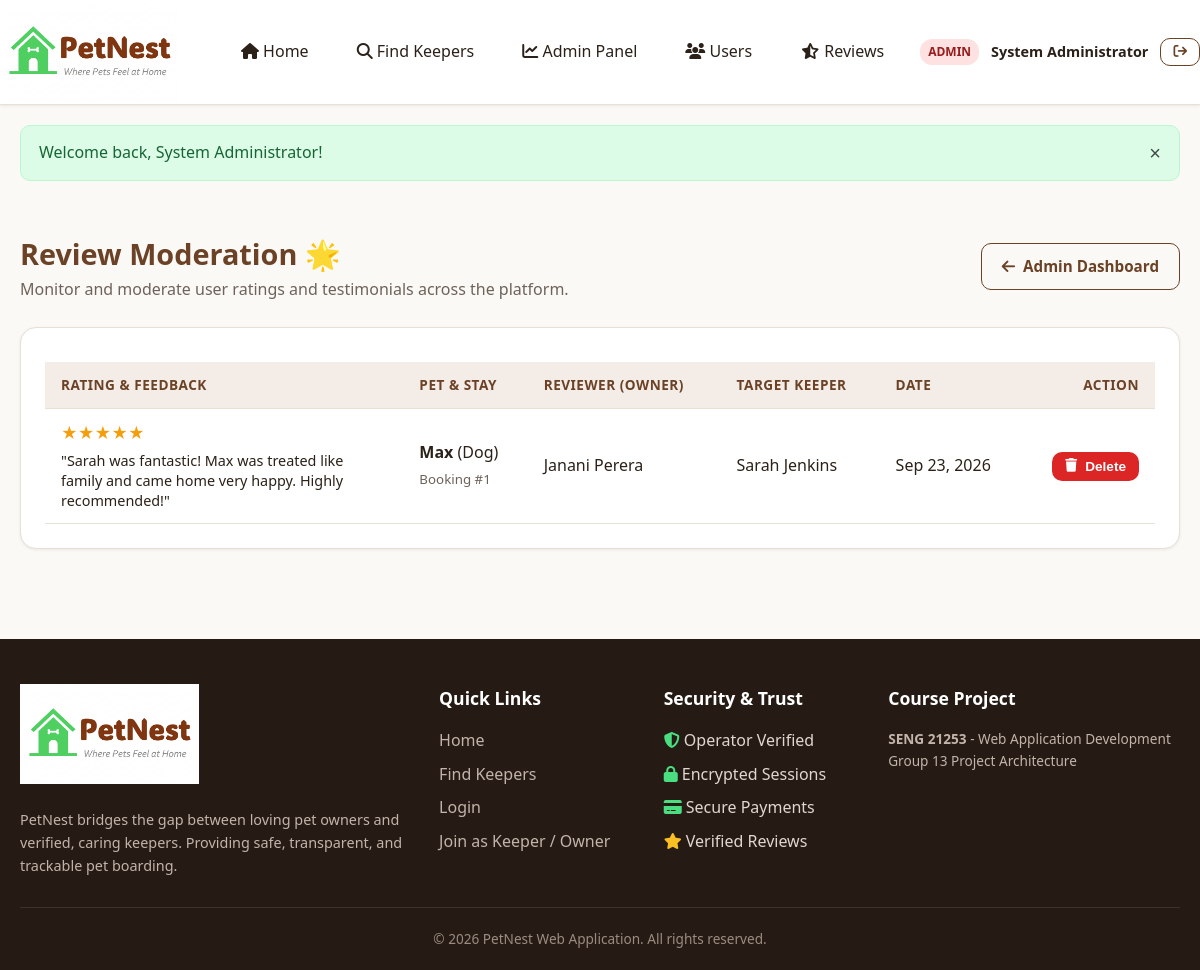
Screenshot of /admin/reviews.php (signed in) with the database file from the repository.
### tables this page shows
CREATE TABLE `ratings` (
  `rating_id` INT AUTO_INCREMENT PRIMARY KEY,
  `booking_id` INT NOT NULL,
  `owner_id` INT NOT NULL,
  `keeper_id` INT NOT NULL,
  `stars` TINYINT(1) NOT NULL CHECK (`stars` BETWEEN 1 AND 5),
  `feedback_text` TEXT DEFAULT NULL,
  `rated_at` TIMESTAMP DEFAULT CURRENT_TIMESTAMP,
  CONSTRAINT `fk_rating_booking` FOREIGN KEY (`booking_id`) REFERENCES `bookings` (`booking_id`) ON DELETE CASCADE,
  CONSTRAINT `fk_rating_owner` FOREIGN KEY (`owner_id`) REFERENCES `users` (`user_id`) ON DELETE CASCADE,
  CONSTRAINT `fk_rating_keeper` FOREIGN KEY (`keeper_id`) REFERENCES `users` (`user_id`) ON DELETE CASCADE
);

CREATE TABLE `pets` (
  `pet_id` INT AUTO_INCREMENT PRIMARY KEY,
  `owner_id` INT NOT NULL,
  `pet_name` VARCHAR(100) NOT NULL,
  `breed` VARCHAR(100) NOT NULL,
  `species` VARCHAR(50) NOT NULL DEFAULT 'Dog',
  `age` INT NOT NULL DEFAULT 1,
  `weight` DECIMAL(5,2) DEFAULT NULL,
  `pet_photo` VARCHAR(255) DEFAULT 'default_pet.png',
  `medical_notes` TEXT DEFAULT NULL,
  `created_at` TIMESTAMP DEFAULT CURRENT_TIMESTAMP,
  CONSTRAINT `fk_pet_owner` FOREIGN KEY (`owner_id`) REFERENCES `users` (`user_id`) ON DELETE CASCADE
);

CREATE TABLE `users` (
  `user_id` INT AUTO_INCREMENT PRIMARY KEY,
  `full_name` VARCHAR(100) NOT NULL,
  `email` VARCHAR(150) NOT NULL UNIQUE,
  `password` VARCHAR(255) NOT NULL,
  `phone` VARCHAR(20) DEFAULT NULL,
  `role` ENUM('admin', 'operator', 'owner', 'keeper') NOT NULL DEFAULT 'owner',
  `profile_photo` VARCHAR(255) DEFAULT 'default_avatar.png',
  `created_at` TIMESTAMP DEFAULT CURRENT_TIMESTAMP,
  `is_active` TINYINT(1) DEFAULT 1
);

### admin/reviews.php (the view, shortened to what this page needs)
<?php
require_once __DIR__ . '/../includes/header.php';
$reviews = [];
try {
    $stmt = $pdo->query("
        SELECT r.*,
               u_owner.full_name AS owner_name, u_owner.email AS owner_email,
               u_keeper.full_name AS keeper_name,
               p.pet_name, p.species
        FROM ratings r
        JOIN users u_owner ON r.owner_id = u_owner.user_id
        JOIN users u_keeper ON r.keeper_id = u_keeper.user_id
        JOIN bookings b ON r.booking_id = b.booking_id
        JOIN pets p ON b.pet_id = p.pet_id
        ORDER BY r.rated_at DESC
    ");
    $reviews = $stmt->fetchAll();
} catch (PDOException $e) {
    $reviews = [];
}
?>
<div class="container" style="padding: 30px 20px;">
    <div style="display: flex; justify-content: space-between; align-items: center; margin-bottom: 25px; flex-wrap: wrap; gap: 15px;">
        <div>
            <h1 style="font-size: 1.8rem; color: var(--primary);">Review Moderation 🌟</h1>
            <p style="color: var(--text-muted);">Monitor and moderate user ratings and testimonials across the platform.</p>
        </div>
        <a href="<?= BASE_URL ?>/admin/dashboard.php" class="btn btn-outline">
            <i class="fa-solid fa-arrow-left"></i> Admin Dashboard
        </a>
    </div>
    <div class="card">
        <div class="table-responsive">
            <table class="table">
                <thead>
                    <tr>
                        <th>Rating & Feedback</th>
                        <th>Pet & Stay</th>
                        <th>Reviewer (Owner)</th>
                        <th>Target Keeper</th>
                        <th>Date</th>
                        <th style="text-align: right;">Action</th>
                    </tr>
                </thead>
                <tbody>
                    <?php if (empty($reviews)): ?>
                        <tr>
                            <td colspan="6" style="text-align: center; padding: 40px; color: var(--text-muted);">No reviews submitted on the platform yet.</td>
                        </tr>
                    <?php else: ?>
                        <?php foreach ($reviews as $rev): ?>
                            <tr>
                                <td style="max-width: 320px;">
                                    <div style="color: #F59E0B; font-size: 1rem; margin-bottom: 4px;">
                                        <?= str_repeat('★', (int)$rev['stars']) . str_repeat('☆', 5 - (int)$rev['stars']) ?>
                                    </div>
                                    <div style="font-size: 0.9rem; color: var(--text-dark); line-height: 1.4;">
                                        "<?= htmlspecialchars($rev['feedback_text']) ?>"
                                    </div>
                                </td>
                                <td>
                                    <strong><?= htmlspecialchars($rev['pet_name']) ?></strong> (<?= htmlspecialchars($rev['species']) ?>)<br>
                                    <small style="color: var(--text-muted);">Booking #<?= $rev['booking_id'] ?></small>
                                </td>
                                <td><?= htmlspecialchars($rev['owner_name']) ?></td>
                                <td><?= htmlspecialchars($rev['keeper_name']) ?></td>
                                <td><?= date('M d, Y', strtotime($rev['rated_at'])) ?></td>
                                <td style="text-align: right;">
                                    <form action="<?= BASE_URL ?>/admin/reviews.php" method="POST" style="display:inline;">
                                        <button type="submit" class="btn btn-danger btn-sm" data-confirm="Are you sure you want to delete this review permanently?">
                                            <i class="fa-solid fa-trash"></i> Delete
                                        </button>
                                    </form>
                                </td>
                            </tr>
                        <?php endforeach; ?>
                    <?php endif; ?>
                </tbody>
            </table>
        </div>
    </div>
</div>
<?php require_once __DIR__ . '/../includes/footer.php'; ?>

### assets/css/style.css (style rules this page uses)
:root { --primary: #6B4226; --primary-hover: #54331C; --primary-light: #F4ECE6; --secondary: #2D5A27; --secondary-hover: #22441D; --secondary-light: #EBF3EA; --accent: #D97706; --accent-light: #FEF3C7; --bg-main: #FBF9F6; --bg-card: #FFFFFF; --text-dark: #2B2118; --text-muted: #6E6259; --border-color: #E8DFD5; --border-focus: #8D5B36; --status-pending-bg: #FEF3C7; --status-pending-text: #92400E; --status-confirmed-bg: #DCFCE7; --status-confirmed-text: #166534; --status-active-bg: #E0E7FF; --status-active-text: #3730A3; --status-completed-bg: #F3E8FF; --status-completed-text: #6B21A8; --status-rejected-bg: #FEE2E2; --status-rejected-text: #991B1B; --status-cancelled-bg: #F3F4F6; --status-cancelled-text: #4B5563; --font-family: 'Segoe UI', system-ui, -apple-system, BlinkMacSystemFont, Roboto, sans-serif; --radius-sm: 6px; --radius-md: 10px; --radius-lg: 16px; --shadow-sm: 0 1px 3px rgba(43, 33, 24, 0.08); --shadow-md: 0 4px 12px rgba(43, 33, 24, 0.10); --shadow-lg: 0 10px 25px rgba(43, 33, 24, 0.12); --transition: all 0.2s ease-in-out; }
*, *::before, *::after { box-sizing: border-box; margin: 0; padding: 0; }
body { font-family: var(--font-family); background-color: var(--bg-main); color: var(--text-dark); line-height: 1.6; min-height: 100vh; display: flex; flex-direction: column; }
a { color: var(--primary); text-decoration: none; transition: var(--transition); }
.container { width: 100%; max-width: 1200px; margin: 0 auto; padding: 0 20px; }
.btn { display: inline-flex; align-items: center; justify-content: center; gap: 8px; padding: 10px 20px; font-size: 0.95rem; font-weight: 600; border-radius: var(--radius-md); border: 1px solid transparent; cursor: pointer; transition: var(--transition); text-decoration: none; }
.btn-outline { background-color: transparent; border-color: var(--primary); color: var(--primary); }
.btn-danger { background-color: #DC2626; color: #FFFFFF; }
.btn-sm { padding: 6px 12px; font-size: 0.85rem; }
.card { background: var(--bg-card); border: 1px solid var(--border-color); border-radius: var(--radius-lg); padding: 24px; box-shadow: var(--shadow-sm); transition: var(--transition); }
.table-responsive { width: 100%; overflow-x: auto; }
.table { width: 100%; border-collapse: collapse; margin-top: 10px; }
.table th, .table td { padding: 12px 16px; text-align: left; border-bottom: 1px solid var(--border-color); }
.table th { background: var(--primary-light); color: var(--primary); font-weight: 700; font-size: 0.85rem; text-transform: uppercase; letter-spacing: 0.5px; }

### rows the page displays
ratings: stars "★★★★★", feedback_text "Sarah was fantastic! Max was treated like family and came home very happy. Highly recommended!", pets.pet_name "Max", pets.species "Dog", booking "1", owner.full_name "Janani Perera", keeper.full_name "Sarah Jenkins", rated_at "Sep 23, 2026"

### other values shown
$user['name'] "System Administrator"
$message "Welcome back, System Administrator!"
